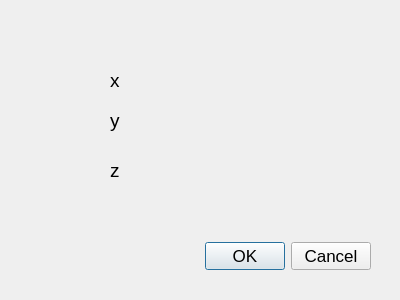
<?xml version="1.0" encoding="UTF-8"?>
<ui version="4.0">
 <class>addpointDialog</class>
 <widget class="QDialog" name="addpointDialog">
  <property name="geometry">
   <rect>
    <x>0</x>
    <y>0</y>
    <width>400</width>
    <height>300</height>
   </rect>
  </property>
  <property name="windowTitle">
   <string>Dialog</string>
  </property>
  <widget class="QDialogButtonBox" name="buttonBox">
   <property name="geometry">
    <rect>
     <x>30</x>
     <y>240</y>
     <width>341</width>
     <height>32</height>
    </rect>
   </property>
   <property name="font">
    <font>
     <pointsize>13</pointsize>
    </font>
   </property>
   <property name="orientation">
    <enum>Qt::Horizontal</enum>
   </property>
   <property name="standardButtons">
    <set>QDialogButtonBox::Cancel|QDialogButtonBox::Ok</set>
   </property>
  </widget>
  <widget class="QLabel" name="label">
   <property name="geometry">
    <rect>
     <x>110</x>
     <y>60</y>
     <width>40</width>
     <height>41</height>
    </rect>
   </property>
   <property name="font">
    <font>
     <pointsize>14</pointsize>
    </font>
   </property>
   <property name="text">
    <string>x</string>
   </property>
  </widget>
  <widget class="QLabel" name="label_2">
   <property name="geometry">
    <rect>
     <x>110</x>
     <y>100</y>
     <width>40</width>
     <height>41</height>
    </rect>
   </property>
   <property name="font">
    <font>
     <pointsize>14</pointsize>
    </font>
   </property>
   <property name="text">
    <string>y</string>
   </property>
  </widget>
  <widget class="QLabel" name="label_3">
   <property name="geometry">
    <rect>
     <x>110</x>
     <y>150</y>
     <width>40</width>
     <height>41</height>
    </rect>
   </property>
   <property name="font">
    <font>
     <pointsize>14</pointsize>
    </font>
   </property>
   <property name="text">
    <string>z</string>
   </property>
  </widget>
 </widget>
 <resources/>
 <connections>
  <connection>
   <sender>buttonBox</sender>
   <signal>accepted()</signal>
   <receiver>addpointDialog</receiver>
   <slot>accept()</slot>
   <hints>
    <hint type="sourcelabel">
     <x>248</x>
     <y>254</y>
    </hint>
    <hint type="destinationlabel">
     <x>157</x>
     <y>274</y>
    </hint>
   </hints>
  </connection>
  <connection>
   <sender>buttonBox</sender>
   <signal>rejected()</signal>
   <receiver>addpointDialog</receiver>
   <slot>reject()</slot>
   <hints>
    <hint type="sourcelabel">
     <x>316</x>
     <y>260</y>
    </hint>
    <hint type="destinationlabel">
     <x>286</x>
     <y>274</y>
    </hint>
   </hints>
  </connection>
 </connections>
</ui>
